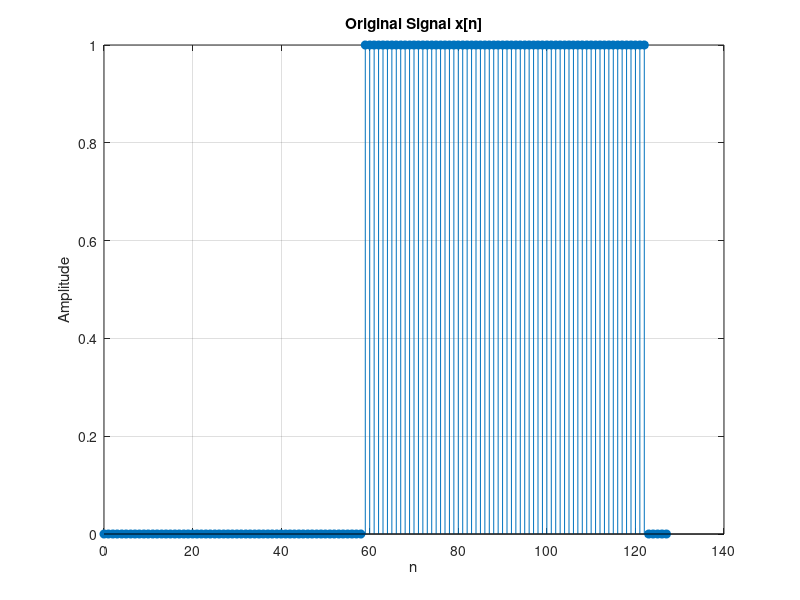
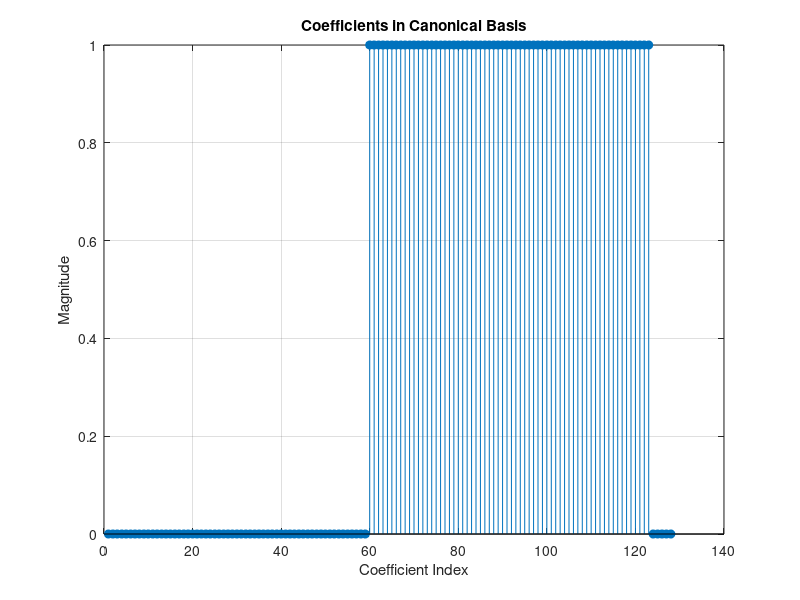
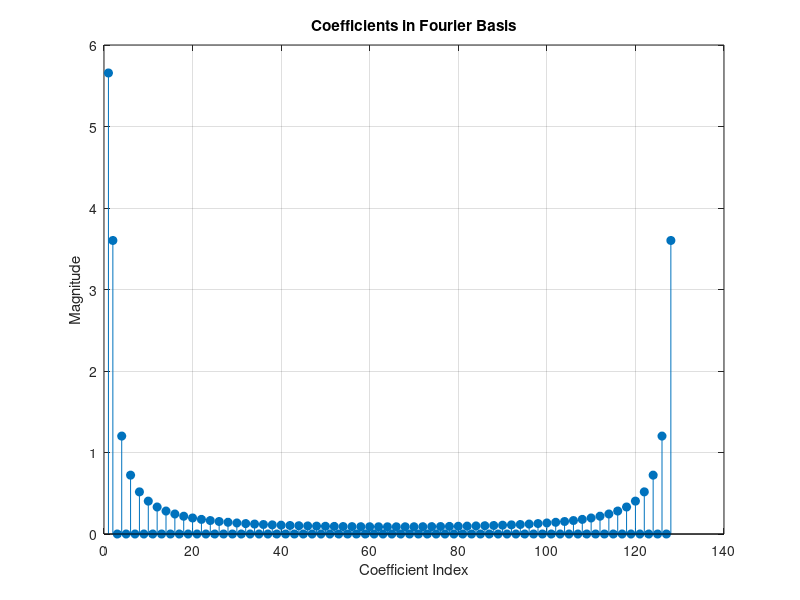
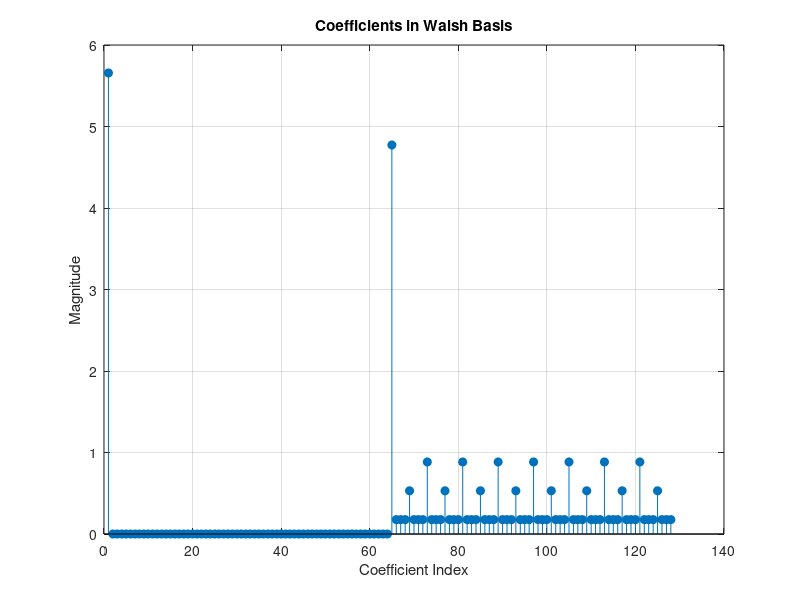

Recreate these plots in MATLAB, in order.
clc;
clear;

N = 128;  % Signal length

% shifted Rademacher sequence x[n] = r_88[n - 5]
n = 0:N-1;
x = double(bitget(n + 5, 7));  % Generate r_88 and shifted by 5 (7th bit for r_88)

% Canonical basis U_delta (Identity matrix)
U_delta = eye(N);

% Fourier basis U_F
U_F = (1/sqrt(N)) * exp(-1j * 2 * pi * (0:N-1)' * (0:N-1) / N);

% Walsh basis U_W (Walsh function generation for N=128)
U_W = hadamard(N) / sqrt(N);  % Hadamard matrix scaled for Walsh basis

% Compute the projection coefficients for each basis
c_delta = U_delta' * x';
c_Fourier = U_F' * x';
c_Walsh = U_W' * x';

% Calculate energy in the time domain
energy_time = sum(abs(x).^2);

% Calculate energy in each basis and verify Parseval's equality
energy_delta = sum(abs(c_delta).^2);
energy_Fourier = sum(abs(c_Fourier).^2);
energy_Walsh = sum(abs(c_Walsh).^2);

% Display energies to check Parseval's theorem
fprintf('Energy in time domain: %.2f\n', energy_time);
fprintf('Energy in Canonical basis: %.2f\n', energy_delta);
fprintf('Energy in Fourier basis: %.2f\n', energy_Fourier);
fprintf('Energy in Walsh basis: %.2f\n', energy_Walsh);

% Verify if Parseval's theorem holds
if abs(energy_time - energy_delta) < 1e-10 && ...
   abs(energy_time - energy_Fourier) < 1e-10 && ...
   abs(energy_time - energy_Walsh) < 1e-10
    disp('Parsevals equality is verified for all bases.');
else
    disp('Parsevals equality is not verified for one or more bases.');
end

% Plot the original signal
figure;
stem(n, x, 'filled');
title('Original Signal x[n]');
xlabel('n');
ylabel('Amplitude');
grid on;

% Plot the coefficients for each basis
figure;
stem(abs(c_delta), 'filled');
title('Coefficients in Canonical Basis');
xlabel('Coefficient Index');
ylabel('Magnitude');
grid on;

figure;
stem(abs(c_Fourier), 'filled');
title('Coefficients in Fourier Basis');
xlabel('Coefficient Index');
ylabel('Magnitude');
grid on;

figure;
stem(abs(c_Walsh), 'filled');
title('Coefficients in Walsh Basis');
xlabel('Coefficient Index');
ylabel('Magnitude');
grid on;
